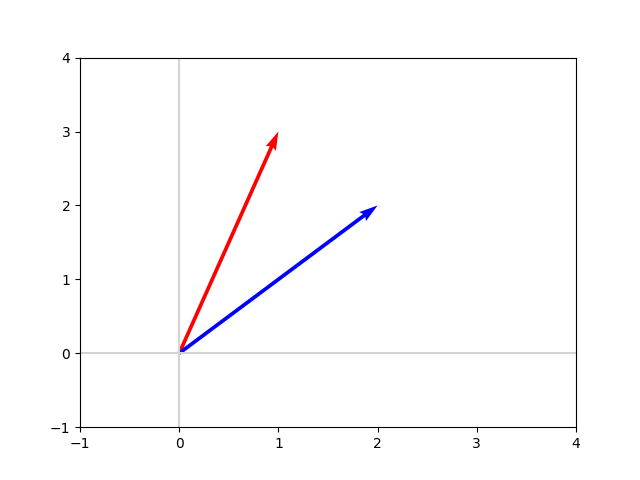

Source code (Python):
import matplotlib.pyplot as plt
import numpy as np

def plot_vectors(vectors, colors):
    """
    Plot one or more vectors in a 2D plane, specifying a color for each. 

    Arguments
    ---------
    vectors: list of lists or of arrays
        Coordinates of the vectors to plot. For example, [[1, 3], [2, 2]] 
        contains two vectors to plot, [1, 3] and [2, 2].
    colors: list
        Colors of the vectors. For instance: ['red', 'blue'] will display the
        first vector in red and the second in blue.
        
    Example
    -------
    plot_vectors([[1, 3], [2, 2]], ['red', 'blue'])
    plt.xlim(-1, 4)
    plt.ylim(-1, 4)
    """
    plt.figure()
    plt.axvline(x=0, color='lightgray')
    plt.axhline(y=0, color='lightgray')

    for i in range(len(vectors)):
        x = np.concatenate([[0,0], vectors[i]])
        plt.quiver([x[0]], [x[1]], [x[2]], [x[3]],
                   angles='xy', scale_units='xy', scale=1, color=colors[i])

    plt.xlim(-1, 5)
    plt.ylim(-1, 5)

# Call the function to plot vectors
plot_vectors([[1, 3], [2, 2]], ['red', 'blue'])
plt.xlim(-1, 4)
plt.ylim(-1, 4)
plt.savefig("/workspaces/stats-foundations-python/linear_algebra_01/07_plot_vectors.png")
plt.show()  # Added to display the plot interactively
